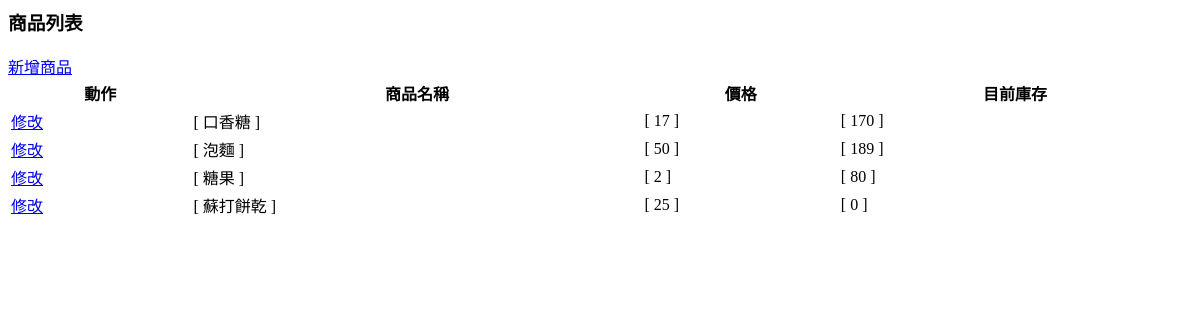
The app's page /html/product_list.php, older data.
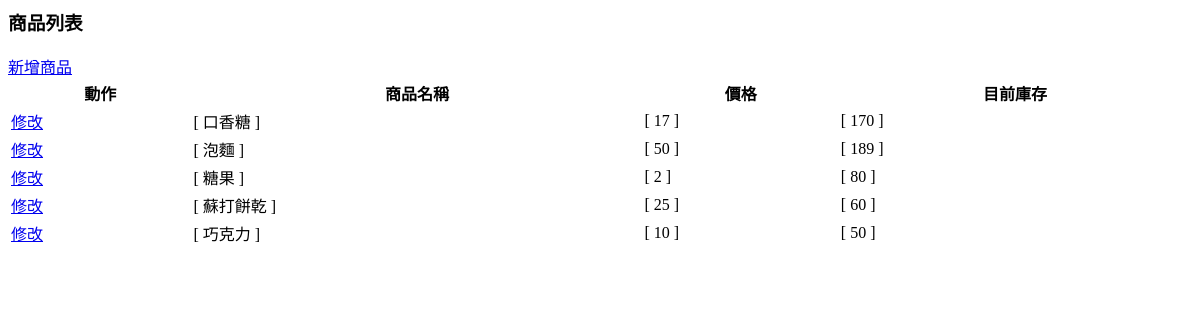
The same page, newer data.
### tables this page shows
CREATE TABLE `product` (
  `id` int(11) UNSIGNED NOT NULL,
  `name` varchar(50) NOT NULL COMMENT '商品名稱',
  `price` int(10) UNSIGNED NOT NULL COMMENT '價格',
  `quantity` int(10) UNSIGNED NOT NULL DEFAULT '0' COMMENT '庫存數量',
  `disable_date` datetime DEFAULT NULL COMMENT '停用(下架)時間',
  `create_date` datetime NOT NULL COMMENT '建立時間	',
  `edit_date` datetime NOT NULL COMMENT '最後修改時間	'
);

### lib/db.php (called while the page is built, shortened)
<?php
class DB {
	protected $conn;
	function __construct() {
		$this->conn = mysqli_connect(DB_HOST, DB_USERNAME, DB_PASSWORD);
		if (!$this->conn) {
			error_log('DB Connection failed: ' . mysqli_connect_error());
			die('DB Connection failed.');
		} else {
			mysqli_query($this->conn, "SET NAMES 'utf8'");
		}
	}
	public function query($sql) {
		if($this->conn) {
			$result = mysqli_query($this->conn, $sql);
			$return = array();
			while($row = mysqli_fetch_assoc($result)) {
				$return[] = $row;
			}
			return $return;
		} else {
			error_log('db Unconnected.');
			return null;
		}
	}
}
?>

### lib/model.php (called while the page is built, shortened)
<?php
include_once(WEB_PATH . '/lib/db.php');
class model {
	private static $db;
	public static function query($sql) {
		if(!static::$db) static::$db = new DB();
		return static::$db->query($sql);
	}
}
?>

### html/product_list.php (the view, shortened to what this page needs)
<h3>商品列表</h3>
<?php
	$product_result = model::query('SELECT `id`, `name`, `price`, `quantity`, `disable_date` FROM `product`;');
?>
<a href="javascript:void(0);" id="product_form_add">新增商品</a>
<table width="100%" id="product_list_table">
	<thead>
		<tr>
			<th>動作</th>
			<th>商品名稱</th>
			<th>價格</th>
			<th>目前庫存</th>
		</tr>
	</thead>
	<tbody>
<?php
	if(empty($product_result)) {
?>
		<tr id="product_list_no_records">
			<td colspan="4">查無紀錄</td>
		</tr>
<?php
	} else {
		foreach($product_result as $val) {
?>
		<tr id="product_list_template">
			<td><a href="javascript:void(0);" id="product_edit" data-product_id="<?php echo $val['id']; ?>">修改</a></td>
			<td>[ <sapn id="product_list_name"><?php echo $val['name']; ?></sapn> ]</td>
			<td>[ <sapn id="product_list_price"><?php echo $val['price']; ?></sapn> ]</td>
			<td>[ <sapn id="product_list_quantity"><?php echo $val['quantity']; ?></sapn> ]</td>
		</tr>
<?php
		}
	}
?>
	</tbody>
</table>

Row changes from the older to the newer data that the page shows:
changed product "蘇打餅乾": quantity "0" → "60"
added product: name "巧克力", price "10", quantity "50"
